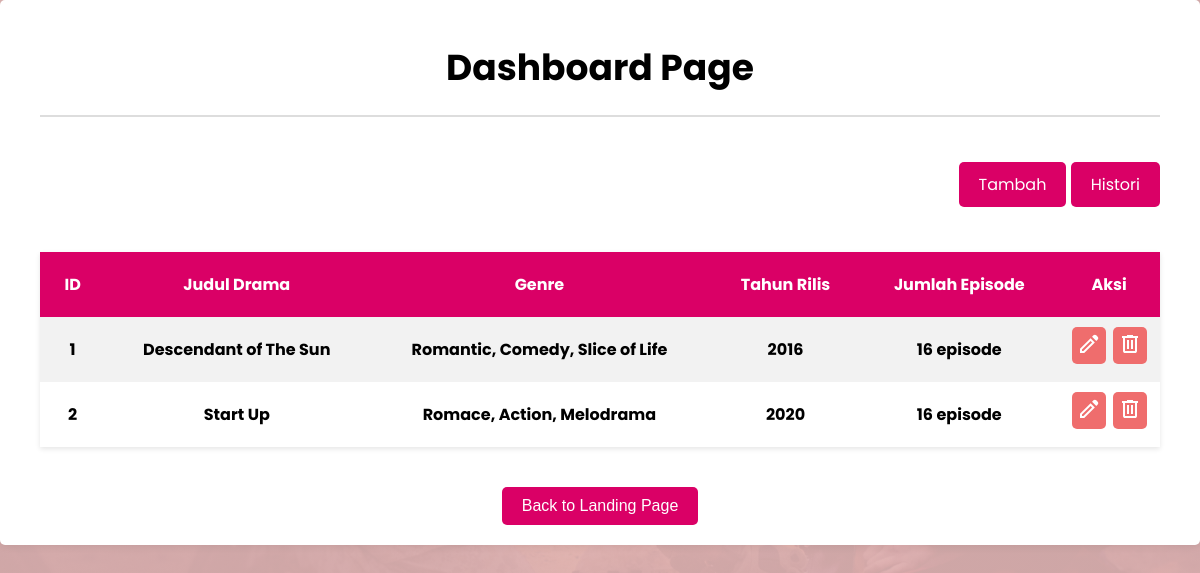
The page /views/dashboard.php (signed in) on the database its author committed.
### tables this page shows
CREATE TABLE `drama_korea` (
  `id_drama` int(10) NOT NULL,
  `judul_drama` varchar(100) NOT NULL,
  `genre` varchar(100) NOT NULL,
  `tahun_rilis` int(4) NOT NULL,
  `jumlah_episode` varchar(255) NOT NULL
);

### views/dashboard.php (the view, shortened to what this page needs)
<?php
    require "../include/koneksi.php";
    $result = mysqli_query($conn, "SELECT * FROM drama_korea");
    $drama_korea = [];
    while ($row = mysqli_fetch_assoc($result)) {
        $drama_korea[] = $row;
    }
?>
<!DOCTYPE html>
<html lang="en">
<head>
    <link rel="stylesheet" href="../styles/dashboard.css">
</head>
<body>
    <div class="dashboard">
        <main class="dash-container">
            <section class="dash-main">
                <h1>Dashboard Page</h1>
                <hr><br>
                <div class="leading-btn">
                    <a href="add.php"><button class="add-btn">Tambah</button></a>
                    <button class="history-btn" onclick="alert('TBA!')">Histori</button>
                </div><br>
                <table>
                    <thead>
                        <tr>
                            <th><h4>ID</h4></th>
                            <th><h4>Judul Drama</h4></th>
                            <th><h4>Genre</h4></th>
                            <th><h4>Tahun Rilis</h4></th>
                            <th><h4>Jumlah Episode</h4></th>
                            <th><h4>Aksi</h4></th>
                        </tr>
                    </thead>
                    <tbody>
                        <?php $i = 1; foreach ($drama_korea as $drama) :?>
                        <tr>
                            <td><h4><?php echo $drama['id_drama']; ?></h4></td>
                            <td><h4><?php echo $drama['judul_drama']; ?></h4></td>
                            <td><h4><?php echo $drama['genre']; ?></h4></td>
                            <td><h4><?php echo $drama['tahun_rilis']; ?></h4></td>
                            <td><h4><?php echo $drama['jumlah_episode']; ?></h4></td>
                            <td class="action">
                                <a href="edit.php?id_drama=<?php echo $drama['id_drama']?>"><button class="edit-btn"><svg xmlns="http://www.w3.org/2000/svg" height="24" viewBox="0 -960 960 960" width="24" fill="white"><path d="M200-200h56l345-345-56-56-345 345v56Zm572-403L602-771l56-56q23-23 56.5-23t56.5 23l56 56q23 23 24 55.5T829-660l-57 57Zm-58 59L290-120H120v-170l424-424 170 170Zm-141-29-28-28 56 56-28-28Z"/></svg></button></a>
                                <a href="delete.php?id_drama=<?php echo $drama['id_drama']?>"><button class="delete-btn" onclick="return confirm('Yakin ingin menghapus <?php echo $drama['judul_drama']?>?')"><svg xmlns="http://www.w3.org/2000/svg" height="24" viewBox="0 -960 960 960" width="24" fill="white"><path d="M280-120q-33 0-56.5-23.5T200-200v-520h-40v-80h200v-40h240v40h200v80h-40v520q0 33-23.5 56.5T680-120H280Zm400-600H280v520h400v-520ZM360-280h80v-360h-80v360Zm160 0h80v-360h-80v360ZM280-720v520-520Z"/></svg></button></a>
                            </td>
                        </tr>
                        <?php $i++; endforeach; ?>
                    </tbody>
                </table>
            </section>
        </main>
        <footer class="footer">
            <a href="index.php"><button class="footer-btn">Back to Landing Page</button></a>
        </footer>
    </div>
</body>
</html>

### styles/dashboard.css (style rules this page uses)
* { margin: 0; padding: 0; box-sizing: border-box; }
html { scroll-behavior: smooth; }
body { background-image: linear-gradient(rgba(228, 184, 184, 0.9), rgba(228, 184, 184, 0.9)), url(asset/dots.jpg); background-color: rgba(206, 159, 159, 0.9); background-size: cover; background-repeat: no-repeat; height: 100vh; background-color: #f5f5f5; }
body, h1, h2, h4, p, ul, li, table { margin: 0; padding: 0; font-family: 'Poppins'; text-align: center; }
.dashboard { max-width: 1200px; margin: 0 auto; padding: 20px; background-color: #fff; box-shadow: 0 0 10px rgba(0, 0, 0, 0.1); border-radius: 5px; }
.dash-container { padding: 20px; }
.dash-main { text-align: center; }
h1 { font-size: 36px; margin-bottom: 20px; }
hr { border: 1px solid #ddd; margin-bottom: 20px; }
.leading-btn { text-align: right; margin-bottom: 20px; }
.add-btn, .history-btn { padding: 10px 20px; font-size: 16px; background-color:rgb(218, 0, 102); color: #fff; border: none; border-radius: 5px; cursor: pointer; font-family: 'Poppins'; }
table { width: 100%; border-collapse: collapse; box-shadow: 0 2px 5px rgba(0, 0, 0, 0.1); }
thead { background-color: rgb(218, 0, 102); color: #fff; }
th, td,h4 { padding: 10px; text-align: center; text-align: 'Poppins'; }
th { font-weight: bold; }
tbody tr:nth-child(odd) { background-color: #f2f2f2; }
.action { display: flex; justify-content: space-around; }
.edit-btn, .delete-btn { padding: 5px; background-color: #ef6d6d; color: #fff; border: none; border-radius: 5px; cursor: pointer; }
.footer { text-align: center; margin-top: 20px; bottom: 0px; font-family: 'Poppins'; }
.footer a { text-decoration: none; color: rgb(218, 0, 102); font-weight: bold; }
.footer-btn { padding: 10px 20px; font-size: 16px; background-color:rgb(218, 0, 102); color: #fff; border: none; border-radius: 5px; cursor: pointer; }

### rows shown on the page
drama_korea: id_drama "1", judul_drama "Descendant of The Sun", genre "Romantic, Comedy, Slice of Life", tahun_rilis "2016", jumlah_episode "16 episode"
drama_korea: id_drama "2", judul_drama "Start Up", genre "Romace, Action, Melodrama", tahun_rilis "2020", jumlah_episode "16 episode"
